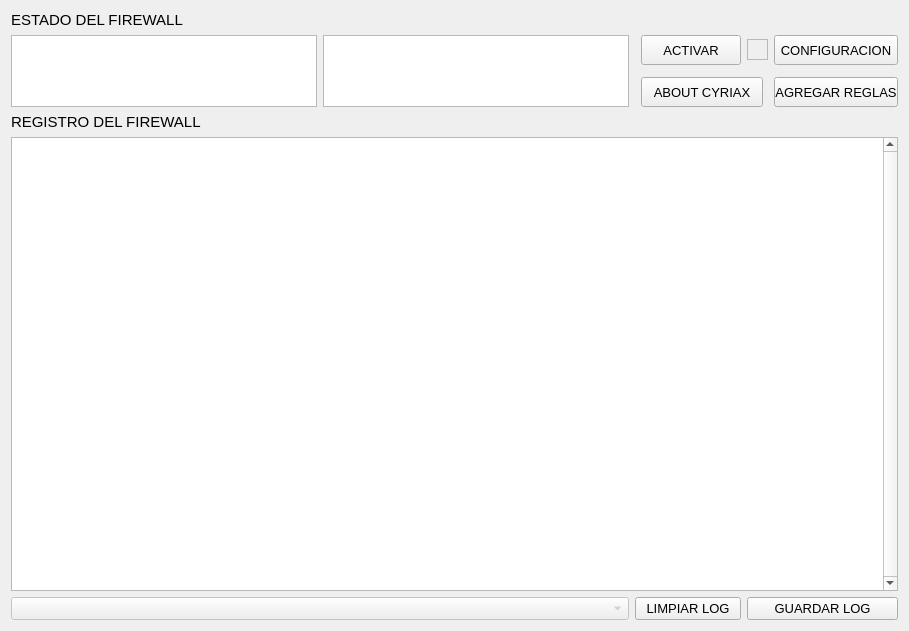
<?xml version="1.0" encoding="UTF-8"?>
<ui version="4.0">
 <class>Firewall</class>
 <widget class="QWidget" name="Firewall">
  <property name="windowModality">
   <enum>Qt::NonModal</enum>
  </property>
  <property name="geometry">
   <rect>
    <x>0</x>
    <y>0</y>
    <width>909</width>
    <height>631</height>
   </rect>
  </property>
  <property name="font">
   <font>
    <family>Cantarell</family>
   </font>
  </property>
  <property name="windowTitle">
   <string>\--&gt;  CYRIAX  &lt;--/</string>
  </property>
  <layout class="QGridLayout" name="gridLayout">
   <item row="0" column="0">
    <widget class="QLabel" name="label">
     <property name="font">
      <font>
       <family>Cantarell</family>
       <pointsize>11</pointsize>
      </font>
     </property>
     <property name="text">
      <string>ESTADO DEL FIREWALL</string>
     </property>
    </widget>
   </item>
   <item row="1" column="0" rowspan="3">
    <widget class="QTextEdit" name="textEdit">
     <property name="enabled">
      <bool>true</bool>
     </property>
     <property name="sizePolicy">
      <sizepolicy hsizetype="Expanding" vsizetype="Expanding">
       <horstretch>0</horstretch>
       <verstretch>0</verstretch>
      </sizepolicy>
     </property>
     <property name="minimumSize">
      <size>
       <width>0</width>
       <height>0</height>
      </size>
     </property>
     <property name="maximumSize">
      <size>
       <width>16777215</width>
       <height>72</height>
      </size>
     </property>
     <property name="font">
      <font>
       <pointsize>10</pointsize>
      </font>
     </property>
     <property name="styleSheet">
      <string notr="true"/>
     </property>
     <property name="verticalScrollBarPolicy">
      <enum>Qt::ScrollBarAlwaysOff</enum>
     </property>
     <property name="horizontalScrollBarPolicy">
      <enum>Qt::ScrollBarAlwaysOff</enum>
     </property>
     <property name="html">
      <string>&lt;!DOCTYPE HTML PUBLIC &quot;-//W3C//DTD HTML 4.0//EN&quot; &quot;http://www.w3.org/TR/REC-html40/strict.dtd&quot;&gt;
&lt;html&gt;&lt;head&gt;&lt;meta name=&quot;qrichtext&quot; content=&quot;1&quot; /&gt;&lt;style type=&quot;text/css&quot;&gt;
p, li { white-space: pre-wrap; }
&lt;/style&gt;&lt;/head&gt;&lt;body style=&quot; font-family:'Cantarell'; font-size:10pt; font-weight:400; font-style:normal;&quot;&gt;
&lt;p style=&quot;-qt-paragraph-type:empty; margin-top:0px; margin-bottom:0px; margin-left:0px; margin-right:0px; -qt-block-indent:0; text-indent:0px; font-family:'Sans Serif';&quot;&gt;&lt;br /&gt;&lt;/p&gt;&lt;/body&gt;&lt;/html&gt;</string>
     </property>
     <property name="textInteractionFlags">
      <set>Qt::TextSelectableByMouse</set>
     </property>
    </widget>
   </item>
   <item row="1" column="1" rowspan="3">
    <widget class="QTextEdit" name="textEdit_2">
     <property name="enabled">
      <bool>true</bool>
     </property>
     <property name="sizePolicy">
      <sizepolicy hsizetype="Expanding" vsizetype="Expanding">
       <horstretch>0</horstretch>
       <verstretch>0</verstretch>
      </sizepolicy>
     </property>
     <property name="minimumSize">
      <size>
       <width>0</width>
       <height>0</height>
      </size>
     </property>
     <property name="maximumSize">
      <size>
       <width>16777215</width>
       <height>72</height>
      </size>
     </property>
     <property name="font">
      <font>
       <pointsize>10</pointsize>
       <kerning>true</kerning>
      </font>
     </property>
     <property name="contextMenuPolicy">
      <enum>Qt::DefaultContextMenu</enum>
     </property>
     <property name="acceptDrops">
      <bool>true</bool>
     </property>
     <property name="frameShape">
      <enum>QFrame::StyledPanel</enum>
     </property>
     <property name="frameShadow">
      <enum>QFrame::Sunken</enum>
     </property>
     <property name="verticalScrollBarPolicy">
      <enum>Qt::ScrollBarAlwaysOff</enum>
     </property>
     <property name="horizontalScrollBarPolicy">
      <enum>Qt::ScrollBarAlwaysOff</enum>
     </property>
     <property name="tabChangesFocus">
      <bool>false</bool>
     </property>
     <property name="undoRedoEnabled">
      <bool>true</bool>
     </property>
     <property name="html">
      <string>&lt;!DOCTYPE HTML PUBLIC &quot;-//W3C//DTD HTML 4.0//EN&quot; &quot;http://www.w3.org/TR/REC-html40/strict.dtd&quot;&gt;
&lt;html&gt;&lt;head&gt;&lt;meta name=&quot;qrichtext&quot; content=&quot;1&quot; /&gt;&lt;style type=&quot;text/css&quot;&gt;
p, li { white-space: pre-wrap; }
&lt;/style&gt;&lt;/head&gt;&lt;body style=&quot; font-family:'Cantarell'; font-size:10pt; font-weight:400; font-style:normal;&quot;&gt;
&lt;p style=&quot;-qt-paragraph-type:empty; margin-top:0px; margin-bottom:0px; margin-left:0px; margin-right:0px; -qt-block-indent:0; text-indent:0px;&quot;&gt;&lt;br /&gt;&lt;/p&gt;&lt;/body&gt;&lt;/html&gt;</string>
     </property>
     <property name="overwriteMode">
      <bool>false</bool>
     </property>
     <property name="tabStopWidth">
      <number>80</number>
     </property>
     <property name="textInteractionFlags">
      <set>Qt::TextSelectableByMouse</set>
     </property>
    </widget>
   </item>
   <item row="1" column="5">
    <widget class="QPushButton" name="pushButton_3">
     <property name="enabled">
      <bool>true</bool>
     </property>
     <property name="minimumSize">
      <size>
       <width>124</width>
       <height>30</height>
      </size>
     </property>
     <property name="maximumSize">
      <size>
       <width>124</width>
       <height>30</height>
      </size>
     </property>
     <property name="font">
      <font>
       <family>Cantarell</family>
       <pointsize>10</pointsize>
      </font>
     </property>
     <property name="text">
      <string>CONFIGURACION</string>
     </property>
    </widget>
   </item>
   <item row="4" column="0">
    <widget class="QLabel" name="label_2">
     <property name="font">
      <font>
       <family>Cantarell</family>
       <pointsize>11</pointsize>
      </font>
     </property>
     <property name="text">
      <string>REGISTRO DEL FIREWALL</string>
     </property>
    </widget>
   </item>
   <item row="5" column="0" colspan="6">
    <widget class="QPlainTextEdit" name="plainTextEdit">
     <property name="enabled">
      <bool>true</bool>
     </property>
     <property name="font">
      <font>
       <pointsize>9</pointsize>
      </font>
     </property>
     <property name="verticalScrollBarPolicy">
      <enum>Qt::ScrollBarAlwaysOn</enum>
     </property>
     <property name="horizontalScrollBarPolicy">
      <enum>Qt::ScrollBarAlwaysOff</enum>
     </property>
     <property name="textInteractionFlags">
      <set>Qt::TextSelectableByMouse</set>
     </property>
    </widget>
   </item>
   <item row="6" column="0" colspan="2">
    <widget class="QComboBox" name="comboBox">
     <property name="enabled">
      <bool>false</bool>
     </property>
     <property name="font">
      <font>
       <family>Cantarell</family>
       <pointsize>10</pointsize>
      </font>
     </property>
    </widget>
   </item>
   <item row="6" column="2" colspan="2">
    <widget class="QPushButton" name="pushButton_5">
     <property name="enabled">
      <bool>true</bool>
     </property>
     <property name="font">
      <font>
       <family>Cantarell</family>
       <pointsize>10</pointsize>
      </font>
     </property>
     <property name="text">
      <string>LIMPIAR LOG</string>
     </property>
    </widget>
   </item>
   <item row="6" column="4" colspan="2">
    <widget class="QPushButton" name="pushButton_6">
     <property name="enabled">
      <bool>true</bool>
     </property>
     <property name="font">
      <font>
       <family>Cantarell</family>
       <pointsize>10</pointsize>
      </font>
     </property>
     <property name="text">
      <string>GUARDAR LOG</string>
     </property>
    </widget>
   </item>
   <item row="1" column="3">
    <widget class="QPushButton" name="pushButton">
     <property name="sizePolicy">
      <sizepolicy hsizetype="Minimum" vsizetype="Fixed">
       <horstretch>100</horstretch>
       <verstretch>30</verstretch>
      </sizepolicy>
     </property>
     <property name="minimumSize">
      <size>
       <width>100</width>
       <height>30</height>
      </size>
     </property>
     <property name="maximumSize">
      <size>
       <width>100</width>
       <height>30</height>
      </size>
     </property>
     <property name="font">
      <font>
       <family>Cantarell</family>
       <pointsize>10</pointsize>
       <weight>50</weight>
       <bold>false</bold>
       <kerning>true</kerning>
      </font>
     </property>
     <property name="text">
      <string notr="true">ACTIVAR</string>
     </property>
     <property name="checkable">
      <bool>true</bool>
     </property>
     <property name="default">
      <bool>false</bool>
     </property>
    </widget>
   </item>
   <item row="3" column="5">
    <widget class="QPushButton" name="pushButton_4">
     <property name="enabled">
      <bool>true</bool>
     </property>
     <property name="minimumSize">
      <size>
       <width>124</width>
       <height>30</height>
      </size>
     </property>
     <property name="maximumSize">
      <size>
       <width>124</width>
       <height>30</height>
      </size>
     </property>
     <property name="font">
      <font>
       <family>Cantarell</family>
       <pointsize>10</pointsize>
      </font>
     </property>
     <property name="text">
      <string>AGREGAR REGLAS</string>
     </property>
    </widget>
   </item>
   <item row="1" column="4">
    <widget class="QGraphicsView" name="graphicsView">
     <property name="enabled">
      <bool>false</bool>
     </property>
     <property name="maximumSize">
      <size>
       <width>21</width>
       <height>21</height>
      </size>
     </property>
     <property name="focusPolicy">
      <enum>Qt::NoFocus</enum>
     </property>
     <property name="backgroundBrush">
      <brush brushstyle="SolidPattern">
       <color alpha="255">
        <red>0</red>
        <green>0</green>
        <blue>0</blue>
       </color>
      </brush>
     </property>
     <property name="foregroundBrush">
      <brush brushstyle="NoBrush">
       <color alpha="255">
        <red>0</red>
        <green>0</green>
        <blue>0</blue>
       </color>
      </brush>
     </property>
    </widget>
   </item>
   <item row="3" column="3" colspan="2">
    <widget class="QPushButton" name="pushButton_2">
     <property name="enabled">
      <bool>true</bool>
     </property>
     <property name="minimumSize">
      <size>
       <width>122</width>
       <height>30</height>
      </size>
     </property>
     <property name="maximumSize">
      <size>
       <width>122</width>
       <height>30</height>
      </size>
     </property>
     <property name="font">
      <font>
       <family>Cantarell</family>
       <pointsize>10</pointsize>
      </font>
     </property>
     <property name="text">
      <string>ABOUT CYRIAX</string>
     </property>
     <property name="checkable">
      <bool>false</bool>
     </property>
    </widget>
   </item>
  </layout>
  <zorder>pushButton_3</zorder>
  <zorder>pushButton_2</zorder>
  <zorder>pushButton_4</zorder>
  <zorder>label</zorder>
  <zorder>textEdit</zorder>
  <zorder>textEdit_2</zorder>
  <zorder>label_2</zorder>
  <zorder>pushButton_6</zorder>
  <zorder>pushButton_5</zorder>
  <zorder>comboBox</zorder>
  <zorder>plainTextEdit</zorder>
  <zorder>graphicsView</zorder>
  <zorder>pushButton</zorder>
 </widget>
 <layoutdefault spacing="6" margin="11"/>
 <resources/>
 <connections/>
 <slots>
  <slot>abrirConf()</slot>
  <slot>abrirMostrarreglas()</slot>
 </slots>
</ui>
